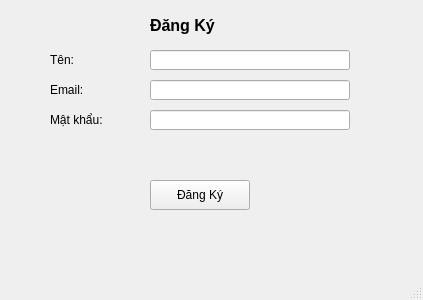
<?xml version="1.0" encoding="UTF-8"?>
<ui version="4.0">
 <class>MainWindow</class>
 <widget class="QMainWindow" name="MainWindow">
  <property name="geometry">
   <rect>
    <x>0</x>
    <y>0</y>
    <width>423</width>
    <height>300</height>
   </rect>
  </property>
  <property name="windowTitle">
   <string>Đăng Ký</string>
  </property>
  <widget class="QWidget" name="centralwidget">
   <widget class="QLabel" name="label_title">
    <property name="geometry">
     <rect>
      <x>150</x>
      <y>10</y>
      <width>100</width>
      <height>30</height>
     </rect>
    </property>
    <property name="font">
     <font>
      <pointsize>12</pointsize>
      <weight>75</weight>
      <bold>true</bold>
     </font>
    </property>
    <property name="text">
     <string>Đăng Ký</string>
    </property>
   </widget>
   <widget class="QLabel" name="label_name">
    <property name="geometry">
     <rect>
      <x>50</x>
      <y>50</y>
      <width>60</width>
      <height>20</height>
     </rect>
    </property>
    <property name="text">
     <string>Tên:</string>
    </property>
   </widget>
   <widget class="QLineEdit" name="txt_name">
    <property name="geometry">
     <rect>
      <x>150</x>
      <y>50</y>
      <width>200</width>
      <height>20</height>
     </rect>
    </property>
   </widget>
   <widget class="QLabel" name="label_email">
    <property name="geometry">
     <rect>
      <x>50</x>
      <y>80</y>
      <width>60</width>
      <height>20</height>
     </rect>
    </property>
    <property name="text">
     <string>Email:</string>
    </property>
   </widget>
   <widget class="QLineEdit" name="txt_email">
    <property name="geometry">
     <rect>
      <x>150</x>
      <y>80</y>
      <width>200</width>
      <height>20</height>
     </rect>
    </property>
   </widget>
   <widget class="QLabel" name="label_password">
    <property name="geometry">
     <rect>
      <x>50</x>
      <y>110</y>
      <width>80</width>
      <height>20</height>
     </rect>
    </property>
    <property name="text">
     <string>Mật khẩu:</string>
    </property>
   </widget>
   <widget class="QLineEdit" name="txt_password">
    <property name="geometry">
     <rect>
      <x>150</x>
      <y>110</y>
      <width>200</width>
      <height>20</height>
     </rect>
    </property>
    <property name="echoMode">
     <enum>QLineEdit::Normal</enum>
    </property>
   </widget>
   <widget class="QPushButton" name="btn_register">
    <property name="geometry">
     <rect>
      <x>150</x>
      <y>180</y>
      <width>100</width>
      <height>30</height>
     </rect>
    </property>
    <property name="text">
     <string>Đăng Ký</string>
    </property>
   </widget>
  </widget>
  <widget class="QStatusBar" name="statusbar"/>
 </widget>
 <resources/>
 <connections/>
</ui>
